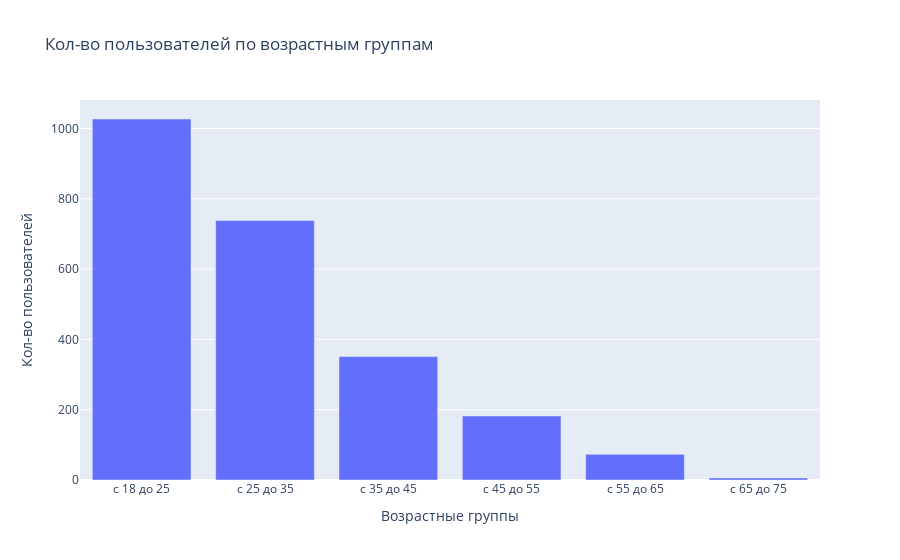

Notebook source saved alongside this figure:
### Code cell
layout = {'title': 'Кол-во пользователей по возрастным группам',
          'xaxis': {'title': 'Возрастные группы'},'yaxis': {'title': 'Кол-во пользователей'}}
fig = go.Figure(
    data=[go.Bar(y=df_yearsusers.groupby('groups')['users_count'].sum(), 
                 x=df_yearsusers.groupby('groups')['users_count'].sum().index)],
    layout=layout
)
fig.show()

### Figure 1 — Plotly figure (JSON) as saved in the notebook; plotly's stock layout.template omitted (floating-point values rounded to 4 significant figures)
{"data": [{"type": "bar", "x": ["c 18 до 25", "c 25 до 35", "c 35 до 45", "c 45 до 55", "c 55 до 65", "c 65 до 75"], "y": [1027, 738, 351, 182, 73, 6]}], "layout": {"title": {"text": "Кол-во пользователей по возрастным группам"}, "xaxis": {"title": {"text": "Возрастные группы"}}, "yaxis": {"title": {"text": "Кол-во пользователей"}}}}
